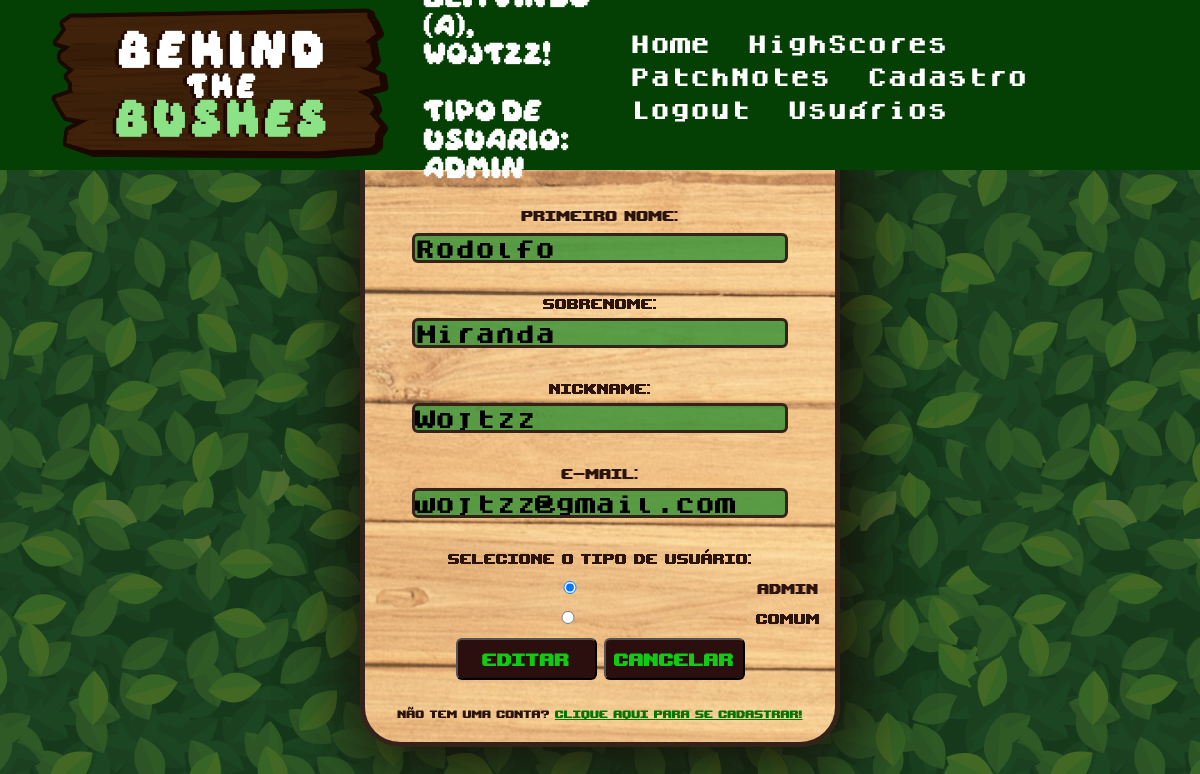
Screenshot of /editarUsuario.php?Id=9 (signed in) with the database file from the repository.
### tables this page shows
CREATE TABLE `tbusuario` (
  `Id` int(11) NOT NULL,
  `NomeUsuario` varchar(30) NOT NULL,
  `SobrenomeUsuario` varchar(50) NOT NULL,
  `NickUsuario` varchar(30) NOT NULL,
  `EmailUsuario` varchar(50) NOT NULL,
  `SenhaUsuario` varchar(30) NOT NULL,
  `TipoUsuario` char(5) NOT NULL,
  `HighScore` int(6) NOT NULL
);

### editarUsuario.php (the view, shortened to what this page needs)
<!DOCTYPE html>
<html lang="pt-br">
<head>
    <link rel="stylesheet" href="editarStyle.css">
    <link href="https://cdn.jsdelivr.net/npm/bootstrap@5.2.3/dist/css/bootstrap.min.css" rel="stylesheet">
    <link rel="stylesheet" href="navTituloStyle.css">
</head>
<body>
    <?php
        require_once("Header.php");
    ?>
    <?php
        if(isset($_GET["Id"])){
            $Id = $_GET["Id"];
            $sql = "SELECT * FROM tbusuario WHERE Id = $Id";
            $consulta = $conn->query($sql);
            $usuario = $consulta ->fetch_assoc();
        }
    ?>
    <div class = "container1">
        <div class="div1" >
            <p class="p1" >Editar</p>
            <form class="form1" action="editarUsuario.php?Id=<?php echo $_GET['Id'] ?>" method="post">
                <label for="txtNome" >Primeiro nome:</label><br>
                <input type="text" id="txtNome" name="txtNome" class="input1"  value="<?php echo $usuario["NomeUsuario"]?>" style="margin-top: 3px;font-family:'DogicaBold';" required><br>
                <label for="txtSobrenome" >Sobrenome:</label><br>
                <input type="text" id="txtSobrenome" name="txtSobrenome" class="input1" value="<?php echo $usuario["SobrenomeUsuario"]?>" style="font-family:'DogicaBold';" required><br>
                <label for="txtNick">Nickname:</label><br>
                <input type="text" id="txtNick" name="txtNick" class="input1" value="<?php echo $usuario["NickUsuario"]?>" style="font-family:'DogicaBold';" required><br>
                <label for="txtEmail">E-mail:</label><br>
                <input type="text" id="txtEmail" name="txtEmail" class="input1"  value="<?php echo $usuario["EmailUsuario"]?>" style="font-family:'DogicaBold';" required><br>
                <label for="TipoUsuario"> Selecione o tipo de usuário:</label><br>
                <input type="radio"  name="TipoUsuario" value="ADMIN" class="input1" style="font-family:'DogicaBold';" <?php echo("ADMIN"==$usuario["TipoUsuario"])?"checked":"" ?>>ADMIN
                <input type="radio" name="TipoUsuario" value="COMUM" class="input1" style="font-family:'DogicaBold';" <?php echo("COMUM"==$usuario["TipoUsuario"])?"checked":"" ?>>COMUM
                <input type="submit" value="Editar" nome="btnEditar" class="BotaoCadastrar">
                <input type="reset" value="Cancelar" nome="btnCancelar" class="BotaoCadastrar">
            </form>
            <p class="p2">Não tem uma conta? <a href="cadastro.php" style="color: rgb(4, 116, 4);">clique aqui para se cadastrar!</a></p>
        </div>
    </div>
</body>
</html>

### editarStyle.css (style rules this page uses)
body { text-align: center; background-image: url(Images/Bush1.png); background-repeat: repeat; }
::placeholder { color: rgba(4, 70, 4, 0.842); opacity: 1; font-size: 17px; }
.container1 { display: flex; justify-content: center; text-align: center; margin-top: 9.5%; }
.div1 { background-image: url(Images/woodenTexture.jpg); width: 40%; height: 50%; background-repeat: no-repeat; border-style: solid; border-width: 5px; border-color: rgb(51, 35, 26); border-radius: 40px; box-shadow: 5px 5px 75px 5px rgba(24, 7, 7, 0.644), 5px 5px 75px 5px rgba(17, 10, 1, 0.651); text-align: center; }
.p1 { margin-bottom: 20px; font-family: 'Upheaval'; font-size: 35px; color: rgb(43, 20, 14); text-decoration: underline; margin-top: 1.9%; }
.p2 { margin-top:4%; font-family: 'Upheaval'; font-size: 15px; color: rgb(43, 20, 14); }
input[type=text] { height: 30px; margin-bottom: 25px; font-family:'DogicaBold'; }
input { border-radius: 6px; }
.input1 { margin-bottom: 3px; background-color: rgba(52, 145, 52, 0.8); font-family: 'Dogica'; font-size: 20px; width: 80%; border-width: 3px; border-style: solid; border-color: rgb(51, 35, 26); }
.form1 { color: rgb(43, 20, 14); margin-bottom: 3px; font-family: 'Upheaval'; font-size: 20px; }
.BotaoCadastrar { margin-top: 1%; margin-bottom: 1%; font-family: 'Upheaval'; font-size: 25px; color: rgb(19, 202, 19); text-decoration: none; background-color: rgb(43, 15, 14); width: 30%; }

### HeaderStyle.css (style rules this page uses)
* { margin: 0; padding: 0; }

### rows the page displays
tbusuario: txtNome "Rodolfo", txtSobrenome "Miranda", txtNick "Wojtzz", txtEmail "wojtzz@gmail.com", TipoUsuario "☑"

### other values shown
$_SESSION["nick"] "Wojtzz"
$_SESSION["tipo"] "ADMIN"
